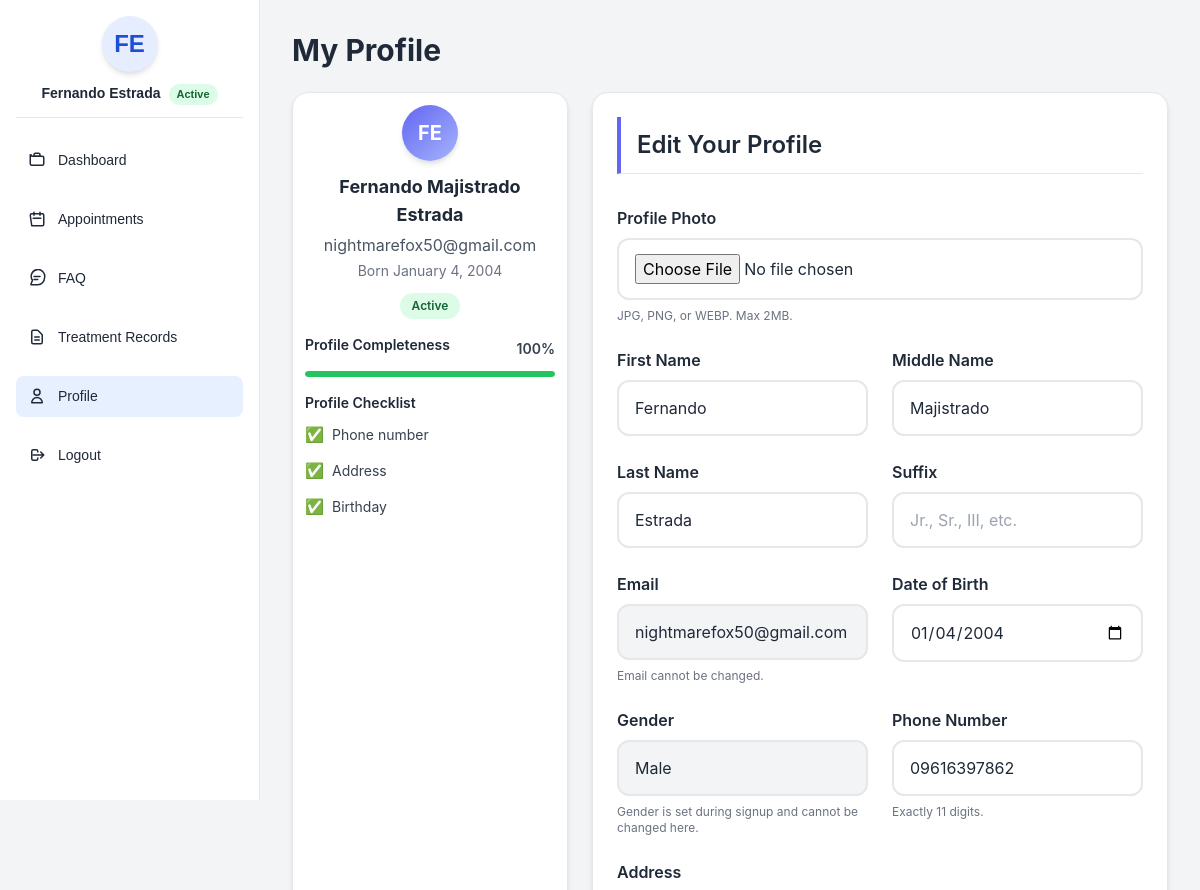
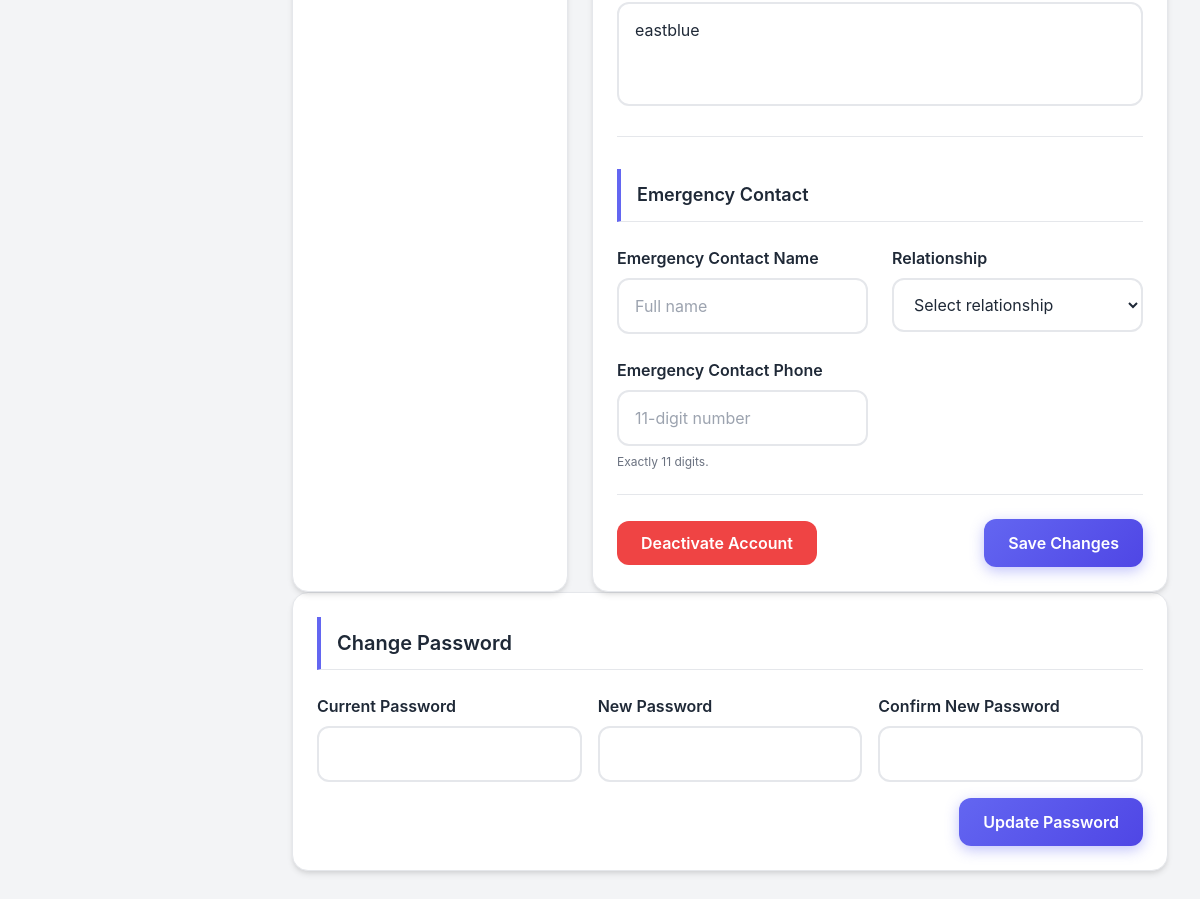
Page /profile.php (signed in) on the committed database (2 pictures, top to bottom).
### tables this page shows
CREATE TABLE `tbl_patient` (
  `Patient_Id` int(11) NOT NULL,
  `Email` varchar(255) NOT NULL,
  `Password` varchar(255) DEFAULT NULL,
  `First_name` varchar(100) NOT NULL,
  `Middle_name` varchar(100) DEFAULT NULL,
  `Last_name` varchar(100) NOT NULL,
  `Suffix` varchar(20) DEFAULT NULL,
  `Gender` enum('Male','Female','Other') DEFAULT NULL,
  `Address` varchar(500) DEFAULT NULL,
  `Status` varchar(50) NOT NULL DEFAULT 'Active',
  `Email_Verified` tinyint(1) NOT NULL DEFAULT 0,
  `Verification_Code` varchar(16) DEFAULT NULL,
  `Verification_Expires` datetime DEFAULT NULL,
  `otp_code` varchar(16) DEFAULT NULL,
  `otp_expiration` datetime DEFAULT NULL,
  `Photo_url` varchar(200) DEFAULT NULL,
  `Phone_num` varchar(20) NOT NULL,
  `bday` date DEFAULT NULL,
  `Patient_Type` enum('Online','Walk-in') DEFAULT 'Online'
);

### profile.php (the view, shortened to what this page needs)
<?php
$email = $_SESSION['email'];
$stmt = $conn->prepare("SELECT * FROM tbl_patient WHERE Email = ?");
$stmt->bind_param("s", $email);
$stmt->execute();
$result = $stmt->get_result();
$patient = $result->fetch_assoc();
$status = isset($patient['Status']) ? $patient['Status'] : 'Active';
$firstInitial = isset($patient['First_name'][0]) ? strtoupper($patient['First_name'][0]) : '';
$lastInitial = isset($patient['Last_name'][0]) ? strtoupper($patient['Last_name'][0]) : '';
$initials = $firstInitial . $lastInitial;
$photoUrl = trim($patient['photo_url'] ?? '');
$fieldsToCheck = [
    trim((string)$patient['First_name']),
    trim((string)$patient['Last_name']),
    trim((string)$patient['Phone_num']),
    trim((string)$patient['Address']),
    trim((string)($patient['bday'] ?? ''))
];
$filled = 0;
foreach ($fieldsToCheck as $f) { if (!empty($f)) { $filled++; } }
$completeness = count($fieldsToCheck) > 0 ? intval(($filled / count($fieldsToCheck)) * 100) : 0;
$full_name = $patient['First_name'] . ' ' . $patient['Middle_name'] . ' ' . $patient['Last_name'];
?>
<!DOCTYPE html>
<html lang="en">
<head>
  <script src="https://cdn.tailwindcss.com"></script>
  <link rel="stylesheet" href="patients.css" />
</head>
<body class="bg-gray-100">
    <div class="flex flex-col md:flex-row flex-grow">
        <?php include 'patient_sidebar.php'; ?>
        <div class="flex-1 p-4 md:p-8">
            <h1 class="text-3xl font-bold mb-6">My Profile</h1>
            <div class="grid grid-cols-1 lg:grid-cols-3 gap-4 md:gap-6">
              <section class="card compact-card p-4 lg:col-span-1">
                <div class="text-center mb-4">
                  <?php if ($photoUrl): ?>
                    <img src="<?= htmlspecialchars($photoUrl) ?>" alt="Profile photo" class="mx-auto mb-3" style="width: 80px; height: 80px; border-radius: 9999px; object-fit: cover; box-shadow: var(--shadow);">
                  <?php else: ?>
                    <div class="avatar mx-auto mb-3">
                      <?= htmlspecialchars($initials ?: 'U') ?>
                    </div>
                  <?php endif; ?>
                  <h2 class="text-xl font-bold text-gray-800 mb-1"><?= htmlspecialchars($full_name) ?></h2>
                  <p class="text-gray-600 mb-1"><?= htmlspecialchars($patient['Email']) ?></p>
                  <?php if (!empty($patient['bday'])): ?>
                    <p class="text-sm text-gray-500">Born <?= date('F j, Y', strtotime($patient['bday'])) ?></p>
                  <?php endif; ?>
                  <span class="status-badge <?= $status === 'Active' ? 'status-active' : 'status-inactive' ?> mt-2 inline-block">
                    <?= htmlspecialchars($status) ?>
                  </span>
                </div>
                <div class="space-y-6">
                  <div>
                    <div class="flex items-center justify-between mb-2">
                      <span class="label text-sm">Profile Completeness</span>
                      <span class="text-sm font-semibold text-gray-700"><?= $completeness ?>%</span>
                    </div>
                    <div class="progress-bar">
                      <div class="progress-fill <?= $completeness >= 80 ? 'bg-green-500' : ($completeness >= 50 ? 'bg-yellow-500' : 'bg-red-500') ?>" style="width: <?= $completeness ?>%"></div>
                    </div>
                  </div>
                  <div class="space-y-2">
                    <h3 class="font-semibold text-gray-800 text-sm">Profile Checklist</h3>
                    <div class="space-y-2 text-sm">
                      <div class="flex items-center space-x-2">
                        <span class="text-lg"><?= empty(trim($patient['Phone_num'])) ? '⭕' : '✅' ?></span>
                        <span class="<?= empty(trim($patient['Phone_num'])) ? 'text-gray-500' : 'text-gray-700' ?>">Phone number</span>
                      </div>
                      <div class="flex items-center space-x-2">
                        <span class="text-lg"><?= empty(trim($patient['Address'])) ? '⭕' : '✅' ?></span>
                        <span class="<?= empty(trim($patient['Address'])) ? 'text-gray-500' : 'text-gray-700' ?>">Address</span>
                      </div>
                      <div class="flex items-center space-x-2">
                        <span class="text-lg"><?= empty(trim($patient['bday'] ?? '')) ? '⭕' : '✅' ?></span>
                        <span class="<?= empty(trim($patient['bday'] ?? '')) ? 'text-gray-500' : 'text-gray-700' ?>">Birthday</span>
                      </div>
                    </div>
                  </div>
                </div>
              </section>
              <section class="card p-4 md:p-6 lg:col-span-2">
                <h1 class="text-2xl font-semibold mb-8 section-header">Edit Your Profile</h1>
                <form method="post" action="profile.php" class="space-y-4 md:space-y-6" enctype="multipart/form-data">
                  <div class="grid grid-cols-1 md:grid-cols-2 gap-4 md:gap-6">
                    <div class="md:col-span-2">
                      <label for="profile_photo" class="label">Profile Photo</label>
                      <input type="file" id="profile_photo" name="profile_photo" accept="image/png,image/jpeg,image/webp" class="input-field w-full">
                      <p class="text-xs text-gray-500 mt-2">JPG, PNG, or WEBP. Max 2MB.</p>
                    </div>
                  </div>
                  <div class="grid grid-cols-1 md:grid-cols-2 gap-6">
                    <div>
                      <label for="first_name" class="label">First Name</label>
                      <input type="text" id="first_name" name="first_name" value="<?= htmlspecialchars($patient['First_name']) ?>" class="input-field w-full" required>
                    </div>
                    <div>
                      <label for="middle_name" class="label">Middle Name</label>
                      <input type="text" id="middle_name" name="middle_name" value="<?= htmlspecialchars($patient['Middle_name']) ?>" class="input-field w-full">
                    </div>
                    <div>
                      <label for="last_name" class="label">Last Name</label>
                      <input type="text" id="last_name" name="last_name" value="<?= htmlspecialchars($patient['Last_name']) ?>" class="input-field w-full" required>
                    </div>
                    <div>
                      <label for="suffix" class="label">Suffix</label>
                      <input type="text" id="suffix" name="suffix" value="<?= htmlspecialchars($patient['Suffix'] ?? '') ?>" class="input-field w-full" placeholder="Jr., Sr., III, etc.">
                    </div>
                    <div>
                      <label for="email" class="label">Email</label>
                      <input type="email" id="email" name="email" value="<?= htmlspecialchars($patient['Email']) ?>" class="input-field w-full bg-gray-100" readonly>
                      <p class="text-xs text-gray-500 mt-2">Email cannot be changed.</p>
                    </div>
                    <div>
                      <label for="bday" class="label">Date of Birth</label>
                      <input type="date" id="bday" name="bday" value="<?= htmlspecialchars($patient['bday'] ?? '') ?>" max="<?= date('Y-m-d') ?>" class="input-field w-full">
                    </div>
                    <div>
                      <label class="label">Gender</label>
                      <div class="input-field w-full bg-gray-100" style="pointer-events:none;">
                        <?= htmlspecialchars($patient['Gender'] ?? '—') ?>
                      </div>
                      <p class="text-xs text-gray-500 mt-2">Gender is set during signup and cannot be changed here.</p>
                    </div>
                    <div>
                      <label for="phone" class="label">Phone Number</label>
                      <input type="tel" id="phone" name="phone" value="<?= htmlspecialchars($patient['Phone_num']) ?>" maxlength="11" pattern="[0-9]{11}" inputmode="numeric" oninput="this.value=this.value.replace(/[^0-9]/g,'')" class="input-field w-full" placeholder="11-digit number">
                      <p class="text-xs text-gray-500 mt-2">Exactly 11 digits.</p>
                    </div>
                    <div class="md:col-span-2">
                      <label for="address" class="label">Address</label>
                      <textarea id="address" name="address" rows="3" class="input-field w-full resize-none"><?= htmlspecialchars($patient['Address']) ?></textarea>
                    </div>
                  </div>
                  <div class="border-t border-gray-200 pt-8">
                    <h3 class="text-lg font-semibold text-gray-800 mb-6 section-header">Emergency Contact</h3>
                    <div class="grid grid-cols-1 md:grid-cols-2 gap-4 md:gap-6">
                      <div>
                        <label for="emergency_name" class="label">Emergency Contact Name</label>
                        <input type="text" id="emergency_name" name="emergency_name" value="<?= htmlspecialchars($patient['emergency_name'] ?? '') ?>" class="input-field w-full" placeholder="Full name">
                      </div>
                      <div>
                        <label for="emergency_relationship" class="label">Relationship</label>
                        <select id="emergency_relationship" name="emergency_relationship" class="input-field w-full">
                          <option value="">Select relationship</option>
                        </select>
                      </div>
                      <div>
                        <label for="emergency_phone" class="label">Emergency Contact Phone</label>
                        <input type="tel" id="emergency_phone" name="emergency_phone" value="<?= htmlspecialchars($patient['emergency_phone'] ?? '') ?>" maxlength="11" pattern="[0-9]{11}" inputmode="numeric" oninput="this.value=this.value.replace(/[^0-9]/g,'')" class="input-field w-full" placeholder="11-digit number">
                        <p class="text-xs text-gray-500 mt-2">Exactly 11 digits.</p>
                      </div>
                    </div>
                  </div>
                  <div class="flex flex-col md:flex-row items-stretch md:items-center justify-between gap-4 pt-6 border-t border-gray-200">
                    <?php $isBlockedProfile = (strtolower($status) === 'blocked'); ?>
                    <?php if (strtolower($status) !== 'inactive'): ?>
                      <form method="post" class="order-2 md:order-1" onsubmit="<?php if($isBlockedProfile){ ?>alert('Your account is blocked by the clinic. Status changes are disabled.'); return false;<?php } else { ?>return confirm('Are you sure you want to deactivate your account? You can contact the clinic to reactivate.');<?php } ?>">
                        <button type="submit" name="deactivate_account" class="btn-danger w-full md:w-auto" <?= $isBlockedProfile ? 'disabled title="Blocked by clinic"' : '' ?>>Deactivate Account</button>
                      </form>
                    <?php endif; ?>
                    <button type="submit" name="update_profile" class="btn-primary w-full md:w-auto order-1 md:order-2">Save Changes</button>
                  </div>
                </form>
              </section>
            </div>
            <section class="card p-4 md:p-6 max-w-4xl mx-auto">
              <h2 class="text-xl font-semibold mb-6 section-header">Change Password</h2>
              <form method="post" action="profile.php" class="grid grid-cols-1 md:grid-cols-3 gap-3 md:gap-4">
                <div>
                  <label class="label" for="current_password">Current Password</label>
                  <input id="current_password" name="current_password" type="password" class="input-field w-full" required>
                </div>
                <div>
                  <label class="label" for="new_password">New Password</label>
                  <input id="new_password" name="new_password" type="password" class="input-field w-full" required>
                </div>
                <div>
                  <label class="label" for="confirm_password">Confirm New Password</label>
                  <input id="confirm_password" name="confirm_password" type="password" class="input-field w-full" required>
                </div>
                <div class="md:col-span-3 text-right">
                  <button type="submit" name="change_password" class="btn-primary w-full md:w-auto">Update Password</button>
                </div>
              </form>
            </section>
        </div>
    </div>
</body>
</html>

### rows in the picture
tbl_patient: First_name+Last_name "FE", full_name "Fernando Majistrado Estrada", Email "nightmarefox50@gmail.com", bday "January 4, 2004", Status "Active", first_name "Fernando", middle_name "Majistrado", last_name "Estrada", email "nightmarefox50@gmail.com", bday "01/04/2004", Gender "Male", phone "09616397862", address "eastblue"

### other values in the picture
$__initials "FE"
$__fullName ?: 'My Account' "Fernando Estrada"
$__pstatus "Active"
$completeness "100"
